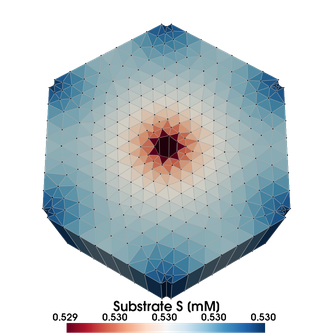
#> input picture src/pm/simliva/test_pyvista_rr_(S).png, 333 x 333 px, shrunk from 1000 x 1000 before the run
$ python image_manipulation.py
#> lines starting #> are read from the running program, lines starting #| are printed output that depends on the picture
"""Crop and combine images."""

import sys
from pathlib import Path
from typing import Iterable

from PIL import Image


def merge_images(paths: Iterable[Path], output_path: Path, direction: str = "vertical"):
    """Merge images either vertical or horizontal.

    """
#> called with output_path = 'test_vertical.png', direction = 'vertical'
    images = [Image.open(x) for x in paths]
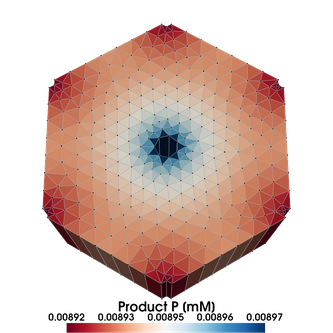
#> input picture src/pm/simliva/test_pyvista_rr_(P).png, 333 x 333 px, shrunk from 1000 x 1000 before the run
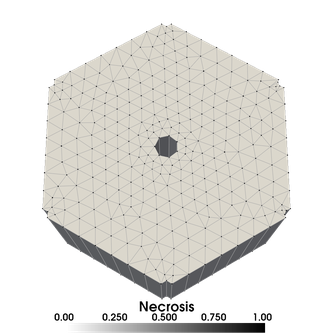
#> input picture src/pm/simliva/test_pyvista_rr_necrosis.png, 333 x 333 px, shrunk from 1000 x 1000 before the run
#> images = 3 items
    widths, heights = zip(*(i.size for i in images))
#> widths = (333, 333, 333); heights = (333, 333, 333)

    if direction == "horizontal":
        total_width = sum(widths)
        max_height = max(heights)
        new_im = Image.new('RGB', (total_width, max_height))

        x_offset = 0
        for im in images:
          new_im.paste(im, (x_offset,0))
          x_offset += im.size[0]

    elif direction == "vertical":
        total_height = sum(heights)
#> total_height = 999
        max_width = max(widths)
#> max_width = 333
        new_im = Image.new('RGB', (max_width, total_height))
#> new_im: PIL image 333x999 RGB; every value is 0

        y_offset = 0
        for im in images:
            new_im.paste(im, (0, y_offset))
            y_offset += im.size[0]
#> this loop made 3 passes
#> y_offset on passes 1 to 3: 333, 666, 999
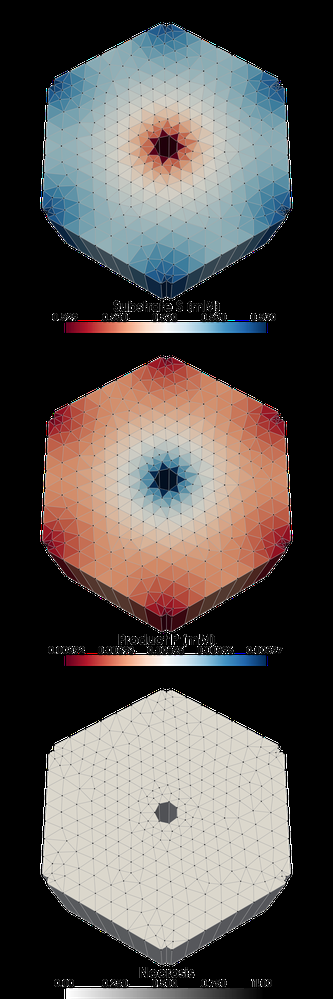
#> new_im: PIL image 333x999 RGB; mean R, G, B 86.7, 81.2, 78.2
#> after the loop, y_offset = 999

    new_im.save(output_path)


if __name__ == "__main__":
    paths = ["test_pyvista_rr_(S).png", "test_pyvista_rr_(P).png", "test_pyvista_rr_necrosis.png"]
    merge_images(paths=paths, output_path="test_vertical.png", direction="vertical")
    merge_images(paths=paths, output_path="test_horizontal.png", direction="horizontal")
#> call 2 of merge_images, with output_path = 'test_horizontal.png', direction = 'horizontal'
#> in merge_images (call 2), `max_height = max(heights)`: max_height = 333
#> in merge_images (call 2), `new_im = Image.new('RGB', (total_width, max_height))`: new_im: PIL image 999x333 RGB; every value is 0
#> the loop in merge_images (call 2), `for im in images:` made 3 passes
#> after the loop in merge_images (call 2), `for im in images:`:
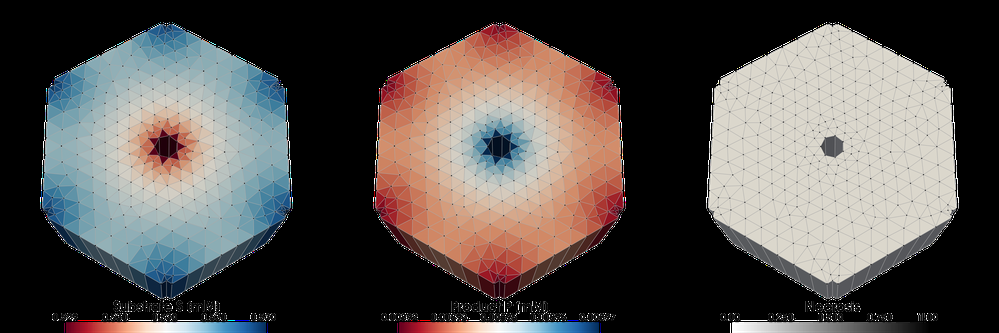
#> new_im: PIL image 999x333 RGB; mean R, G, B 86.7, 81.2, 78.2
#> after the loop in merge_images (call 2), `for im in images:`: x_offset = 999
